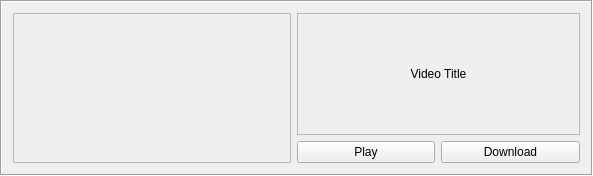
<?xml version="1.0" encoding="UTF-8"?>
<ui version="4.0">
 <class>widget</class>
 <widget class="QFrame" name="widget">
  <property name="geometry">
   <rect>
    <x>0</x>
    <y>0</y>
    <width>593</width>
    <height>176</height>
   </rect>
  </property>
  <property name="sizePolicy">
   <sizepolicy hsizetype="Expanding" vsizetype="Expanding">
    <horstretch>0</horstretch>
    <verstretch>0</verstretch>
   </sizepolicy>
  </property>
  <property name="maximumSize">
   <size>
    <width>800</width>
    <height>300</height>
   </size>
  </property>
  <property name="windowTitle">
   <string>Frame</string>
  </property>
  <property name="frameShape">
   <enum>QFrame::Box</enum>
  </property>
  <property name="frameShadow">
   <enum>QFrame::Sunken</enum>
  </property>
  <layout class="QGridLayout" name="gridLayout">
   <item row="3" column="2">
    <widget class="QPushButton" name="playBtn">
     <property name="text">
      <string>Play</string>
     </property>
    </widget>
   </item>
   <item row="0" column="2" rowspan="3" colspan="2">
    <widget class="QLabel" name="titleLabel">
     <property name="frameShape">
      <enum>QFrame::StyledPanel</enum>
     </property>
     <property name="frameShadow">
      <enum>QFrame::Sunken</enum>
     </property>
     <property name="text">
      <string>Video Title</string>
     </property>
     <property name="alignment">
      <set>Qt::AlignCenter</set>
     </property>
     <property name="wordWrap">
      <bool>true</bool>
     </property>
    </widget>
   </item>
   <item row="3" column="3">
    <widget class="QPushButton" name="downloadBtn">
     <property name="text">
      <string>Download</string>
     </property>
    </widget>
   </item>
   <item row="0" column="0" rowspan="4" colspan="2">
    <widget class="QFrame" name="thumbFrame">
     <property name="frameShape">
      <enum>QFrame::StyledPanel</enum>
     </property>
     <property name="frameShadow">
      <enum>QFrame::Raised</enum>
     </property>
    </widget>
   </item>
  </layout>
 </widget>
 <resources/>
 <connections/>
</ui>
